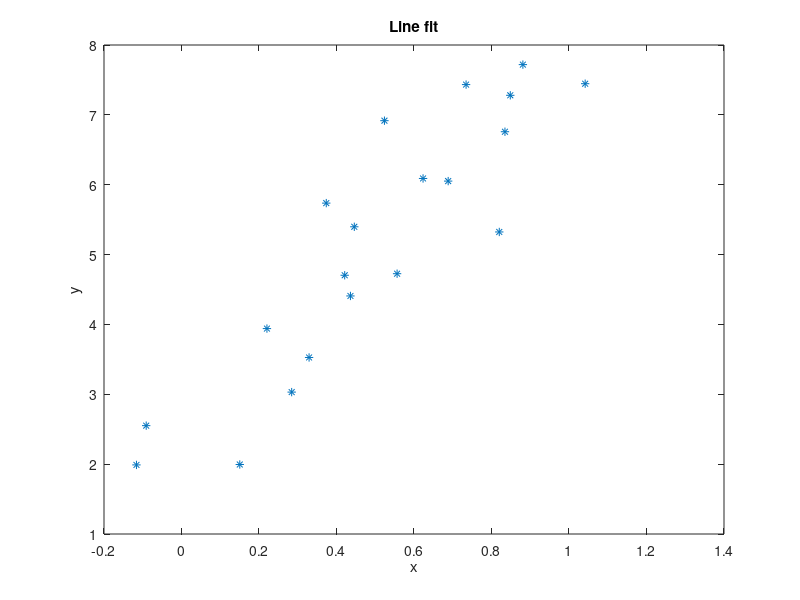

This figure's MATLAB source: (Note: this script raises an error after producing the figure.)
% Task 1: Fit least squares and total least squares lines to data points.

% Clear up
clc;
close all;
clear all;
clearvars;

% Begin by loading data points from linjepunkter.mat
load linjepunkter

N = length(x); % number of data points

% Plot data
plot(x, y, '*'); hold on;
xlabel('x') 
ylabel('y')
title('Line fit')
x_fine = [min(x)-0.05,max(x)+0.05]; % used when plotting the fitted lines

% Fit a line to these data points with least squares
% Here you should write code to obtain the p_ls coefficients (assuming the
% line has the form y = p_ls(1) * x + p_ls(2)).
% p_ls = polyfit(x, y, 1);

p_ls = ls(x, y);
plot(x_fine, p_ls(1) * x_fine + p_ls(2))

% Fit a line to these data points with total least squares.
% Note that the total least squares line has the form 
% ax + by + c = 0, but the plot command requires it to be of the form
% y = kx + m, so make sure to convert appropriately.

p_tls = tls(x, y);
plot(x_fine, p_tls(1) * x_fine + p_tls(2) , 'k--')


% Legend --> show which line corresponds to what (if you need to
% re-position the legend, you can modify rect below)
h=legend('data points', 'least-squares','total-least-squares');
rect = [0.20, 0.65, 0.25, 0.25];
set(h, 'Position', rect)

% After having plotted both lines, it's time to compute errors for the
% respective lines. Specifically, for each line (the least squares and the
% total least squares line), compute the least square error and the total
% least square error. 
% Note that the error is the sum of the individual
% errors for each data point! In total you should get 4 errors. Report these
% in your report, and comment on the results. OBS: Recall the distance formula
% between a point and a line from linear algebra, useful when computing orthogonal
% errors!

% WRITE CODE BELOW TO COMPUTE THE 4 ERRORS

disp('Least Square Fit')
[ls_e, tls_e] = error(x, y, p_ls)

disp('Total Least Square Fit')
[ls_e, tls_e] = error(x, y, p_tls)


function [ls_e, tls_e] = error(x,y, p)
% returns [Least Square error, Total Least Square error]
k = p(1);
m = p(2);

ls_e  = sum( y - (k*x + m));
tls_e = sum( abs(k*x-y+m)) / (sqrt(1+k^2) );

end


function p = ls(x, y)
% Least Squares
% minimize distance to line in y direction
% Fit a line y = kx + m to the dataset x,y 

A = [x , ones(size(x,1),1)];
p = A\y;

end

function p = tls(x, y)
% Total Least Squares
% minimize distance from point to line 
% Fit a line ax + by + c = 0 to the dataset x,y 
% convert to y = kx + m  and return k,m

iN = 1/size(x,1);
x2 = x'*x;
y2 = y'*y;
xy = x'*y;

xxs = sum(x)^2;
yys = sum(y)^2;
xys = sum(x) * sum(y);

A = [x2-iN*xxs xy-iN*xys
     xy-iN*xys y2-iN*yys];

[V,~] = eig(A);
a = V(1,1);
b = V(2,1);
c = -iN * (a*sum(x) + b*sum(y));

p = -[a c] ./ b;

end